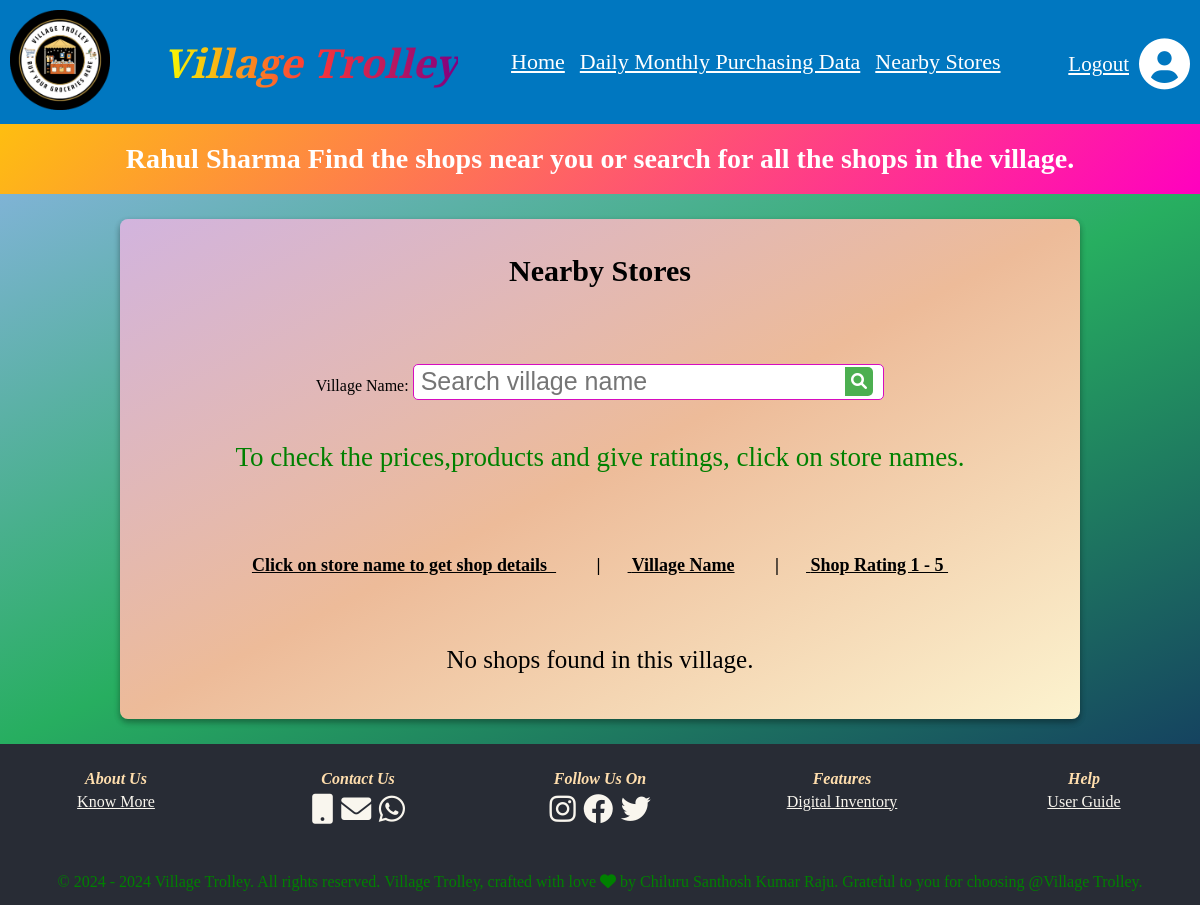
Page /customer_search_nearby_shops/ (signed in) on the committed database.
### customer_registration_app/models.py (models this page shows, shortened)
class customer_registration_model(models.Model):
     customer_first_name = models.CharField(max_length=100,null=True)
     customer_last_name  = models.CharField(max_length=150,null=True)
     customer_mail_id = models.EmailField(max_length=254,null=True)
     customer_phone_number =models.IntegerField(null=True,max_length=10)
     customer_password = models.CharField(max_length=50,null=True)
     customer_confirm_password = models.CharField(max_length=50,null=True)

### customer_nearbystores_app/views.py (the view)
# urls.py: path('customer_search_nearby_shops/',customer_search_nearby_shops,name='customer_search_nearby_shops'),
def customer_search_nearby_shops(request):
    if 'customer_id' not in request.session:
        return redirect('customer_login')
    customer_id = request.session['customer_id']
    customer = get_object_or_404(customer_registration_model, pk=customer_id)
    form = Customer_ShopSearchForm(request.GET or None)
    shops = []
    if form.is_valid():
        village_name = form.cleaned_data.get('village_name')
        if village_name:
            shops = shop_owner_registration_model.objects.filter(shop_owner_village_name__icontains=village_name)
    for shop in shops:
        avg_rating = Rating.objects.filter(shop=shop).aggregate(Avg('rating'))['rating__avg']
        avg_rating = avg_rating if avg_rating is not None else 0
        shop.avg_rating = round(avg_rating, 1)
    context = {
        'form': form,
        'shops': shops,
        'customer_first_name': customer.customer_first_name,
        'customer_last_name': customer.customer_last_name,
        'customer_id': customer_id,
    }
    return render(request, 'customernearbystores.html', context)

### customer_nearbystores_app/forms.py
class Customer_ShopSearchForm(forms.Form):
    village_name = forms.CharField(
        max_length=1500,
        required=False,
        label='Village Name',
        widget=forms.TextInput(attrs={
            'class': 'form-input',
            'placeholder': 'Search village name'
        })
    )

### templates/customernearbystores.html (shortened to what this page needs)
{% extends "customerbase.html" %}
{% load static %}
{% block css %}
    <link rel="stylesheet" href="{% static 'customernearbystores.css' %}">
    <link rel="stylesheet" href="https://cdnjs.cloudflare.com/ajax/libs/font-awesome/6.0.0-beta3/css/all.min.css">
{% endblock css%}
{% block content %}
<div class="gradient-background">
    <h1 class="data_header"> {{ customer_first_name }} {{ customer_last_name }}  Find the shops near you or search for all the shops in the village. </h1>
  </div>
<section class="nearby_section">
    <div class="nearby_box">
       <div style="text-align: center; padding: 15px;">
          <h3 class="nearby_header">Nearby Stores</h3>
       </div>
       <div class="search-container1">
        <form method="GET">
          {{ form.as_p }}
          <button type="submit" class="search-button1"><i class="fa fa-search"></i></button>
      </form>
          <p class="neargui">To check the prices,products and give ratings, click on store names.</p>
         </div>
       <div style="text-align: center; padding: 15px;">
          <h4 class="nearbyhe"><u>Click on store name to get shop details  </u>&nbsp;&nbsp;&nbsp;&nbsp;&nbsp;&nbsp;&nbsp;&nbsp;&nbsp;|&nbsp;&nbsp;&nbsp;&nbsp;&nbsp;&nbsp;<u> Village Name</u>&nbsp;&nbsp;&nbsp;&nbsp;&nbsp;&nbsp;&nbsp;&nbsp;&nbsp;|&nbsp;&nbsp;&nbsp;&nbsp;&nbsp;&nbsp;<u> Shop Rating 1 - 5 </u></h4>
       </div>
       <div class="store-details">
        {% if shops %}
    {% for shop in shops %}
        <div class="store-item">
            <p>
                {% comment %} <a href="#">&nbsp;&nbsp;&nbsp;&nbsp;&nbsp;&nbsp; {{ shop.shop_owner_shop_name }}&nbsp;&nbsp;&nbsp;&nbsp;&nbsp;&nbsp;</a>  {% endcomment %}
                <a href="{% url 'customer_selected_shop_owner_products_data' shop.id %}">&nbsp;&nbsp;&nbsp;&nbsp;&nbsp;&nbsp; {{ shop.shop_owner_shop_name }}&nbsp;&nbsp;&nbsp;&nbsp;&nbsp;&nbsp;</a>
                &nbsp;&nbsp;&nbsp;&nbsp;&nbsp;&nbsp;| {{ shop.shop_owner_village_name }}
                &nbsp;&nbsp;&nbsp;&nbsp;&nbsp;&nbsp;| {{ shop.avg_rating }}  <i class="fa-solid fa-star"></i>
            </p>
        </div>
    {% endfor %}
{% else %}
    <p>No shops found in this village.</p>
{% endif %}
    </div>
 </section>
 {% endblock %}

### static/customernearbystores.css (style rules this page uses)
.neargui { font-size:27px; color:#008000; padding:15px; }
.nearby_section { padding: 25px; background: linear-gradient(to bottom right, #7FB3D5, #27AE60, #154360); text-align: center; height:auto; }
.nearby_box { margin: 0 auto; width: 80%; max-width: 1020px; height: auto; display: flex; flex-direction: column; justify-content: center; align-items: center; background-color: black; border-radius: 8px; background: linear-gradient(to bottom right, #D2B4DE, #EDBB99, #FCF3CF); box-shadow: rgba(0, 0, 0, 0.16) 0px 3px 6px, rgba(0, 0, 0, 0.23) 0px 3px 6px; padding: 20px; }
.nearby_header { font-size: 30px; color: black; margin-top: 0; }
.search-container1 { margin-bottom: 15px; margin-top: 15px; position: relative; display: inline-block; }
.search-button1 { position: absolute; margin-left: 245px; top: 19.5px; padding: 6px; background-color: #4CAF50; border: none; color: white; cursor: pointer; border-radius: 0 5px 5px 0; }
.search-button1 i { font-size: 16px; }
.nearbyhe { font-size: 18px; margin: 10px 0; white-space: nowrap; }
.store-details { display: flex; flex-direction: column; align-items: center; width: 80%; max-width: 600px; margin-top: 20px; font-size:25px; }
.nearbyhe u { white-space: pre; }
.gradient-background { display: flex; justify-content: center; align-items: center; background: linear-gradient(135deg, #FEBE10,#FF00BF); }
.data_header { font-size: 28px; font-weight: bold; color: white; text-align: center; }
.form-input { width: 60%; height: 20px; padding: 7px; font-size: 25px; border: 1.5px solid rgb(214, 12, 191); border-radius: 5px; }

### rows in the picture
customer_registration_model: customer_first_name "Rahul", customer_last_name "Sharma"
